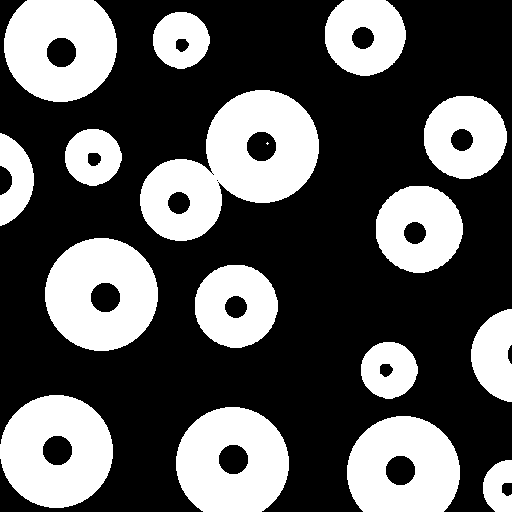
#> input picture PDI/materiales/operaciones_morfologicas/Fig0916(a)(region-filling-reflections).tif, 512 x 512 px
$ python RellenoDeAgujeros.py
#> lines starting #> are read from the running program, lines starting #| are printed output that depends on the picture; after the words box and inside, x2 and y2 are one past the last pixel; in counts of white or black regions, pixels touching at a corner belong together
#> `binary_image = cv2.imread(image_path, 0)`: binary_image: shape (512, 512); 35.3% white; 17 white regions (1 under 20 px), largest, box (x1, y1, x2, y2) and area: (140, 90, 319, 241) 14240, (45, 238, 158, 351) 9332, (0, 395, 113, 508) 9332
import cv2
import numpy as np
from scipy.ndimage import binary_dilation

def generate_marker(binary_image):

    # Invertir la imagen binaria
    inverted_image = cv2.bitwise_not(binary_image)

    # Crear la imagen marcador
    marker = np.zeros_like(binary_image)
    marker[0, :] = inverted_image[0, :]
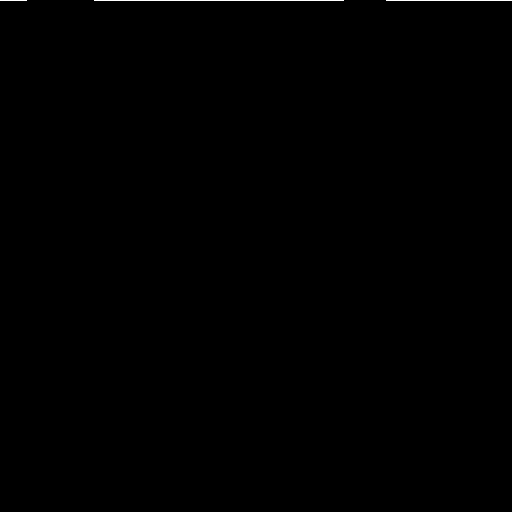
#> marker: shape (512, 512); 0.15% white in thin lines or dots, all inside (x1, y1, x2, y2) = (0, 0, 512, 1)
    marker[-1, :] = inverted_image[-1, :]
    marker[:, 0] = inverted_image[:, 0]
    marker[:, -1] = inverted_image[:, -1]
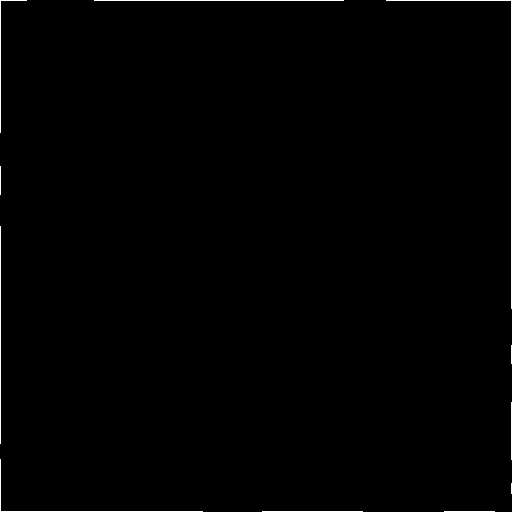
#> marker: shape (512, 512); 0.6% white in thin lines or dots

    return marker

def morphological_reconstruction(marker, mask):

    # Verificar que las dimensiones de marker y mask sean las mismas
    if marker.shape != mask.shape:
        raise ValueError("Las dimensiones de marker y mask deben ser iguales.")

    # Inicializar la imagen reconstruida
    reconstructed = marker.copy()

    while True:
        previous = reconstructed.copy()
        # Aplicar la dilatación a la imagen reconstruida
        dilated = binary_dilation(reconstructed, structure=np.ones((3, 3)))
        # Realizar la intersección con la máscara usando AND lógico
        reconstructed = dilated & mask
        # Comprobar si hay cambios
        if np.array_equal(reconstructed, previous):
            break
#> this loop made 257 passes
#> pass 1, in morphological_reconstruction, `dilated = binary_dilation(reconstructed, structure=np.ones((3, 3)))`:
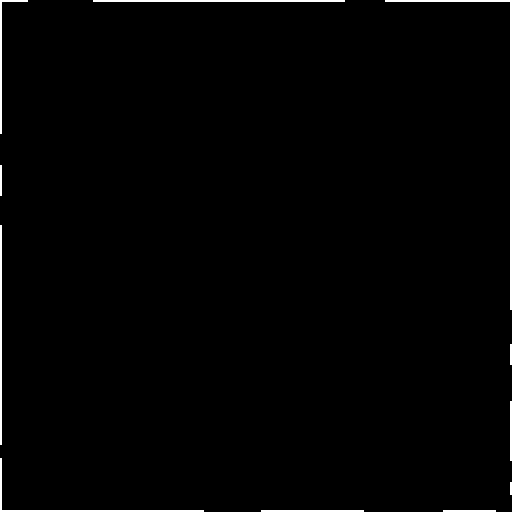
#> dilated: shape (512, 512) bool; 1.2% white; 11 white regions, largest, box (x1, y1, x2, y2) and area: (385, 0, 512, 310) 870, (0, 458, 204, 512) 512, (93, 0, 345, 2) 504
#> pass 2, in morphological_reconstruction, `dilated = binary_dilation(reconstructed, structure=np.ones((3, 3)))`:
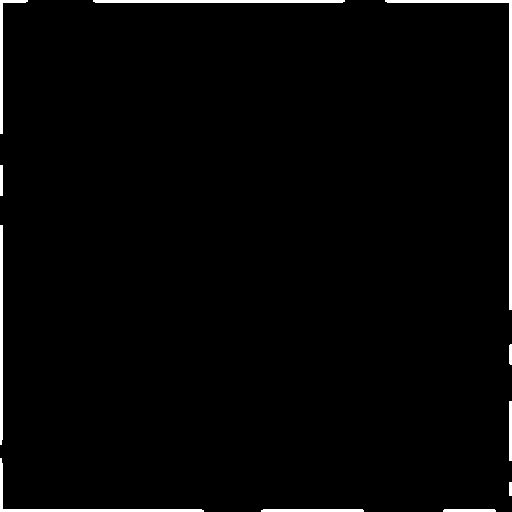
#> dilated: shape (512, 512) bool; 1.8% white; 11 white regions, largest, box (x1, y1, x2, y2) and area: (385, 0, 512, 310) 1300, (0, 458, 204, 512) 758, (93, 0, 345, 3) 752
#> after the loop:
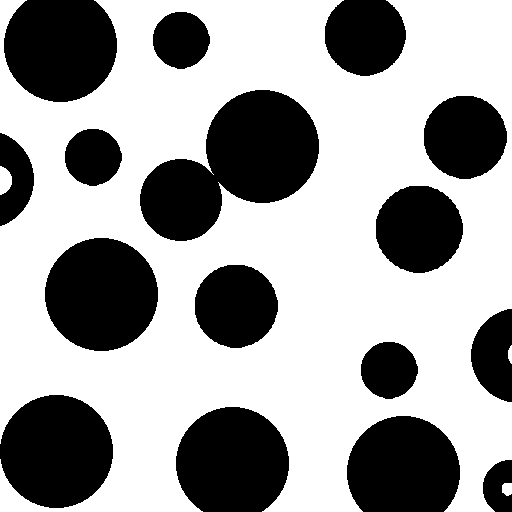
#> reconstructed: shape (512, 512); values 0 (black) and 1 (white), 62.3% white; 16 black regions, largest, box (x1, y1, x2, y2) and area: (140, 90, 319, 241) 15290, (45, 238, 158, 351) 10005, (0, 395, 113, 508) 10005


    return reconstructed


# Leer la imagen binaria
image_path = 'Fig0916(a)(region-filling-reflections).tif'
binary_image = cv2.imread(image_path, 0)

# Convertir la imagen a binaria
_, binary_image = cv2.threshold(binary_image, 127, 255, cv2.THRESH_BINARY)

# Rellenar los agujeros en la imagen binaria
marker = generate_marker(binary_image)

# Llamar a la función de reconstrucción morfológica
reconstructed = morphological_reconstruction(marker,cv2.bitwise_not(binary_image))


# Calcular el complemento y Convertir la imagen reconstruida a formato 8-bit para visualización
rellenada = (255- reconstructed * 255).astype(np.uint8)


# Guardar y mostrar la imagen resultado

cv2.imshow('Original Image', binary_image)
cv2.imshow('Filled Image', rellenada )
cv2.waitKey(0)
cv2.destroyAllWindows()
